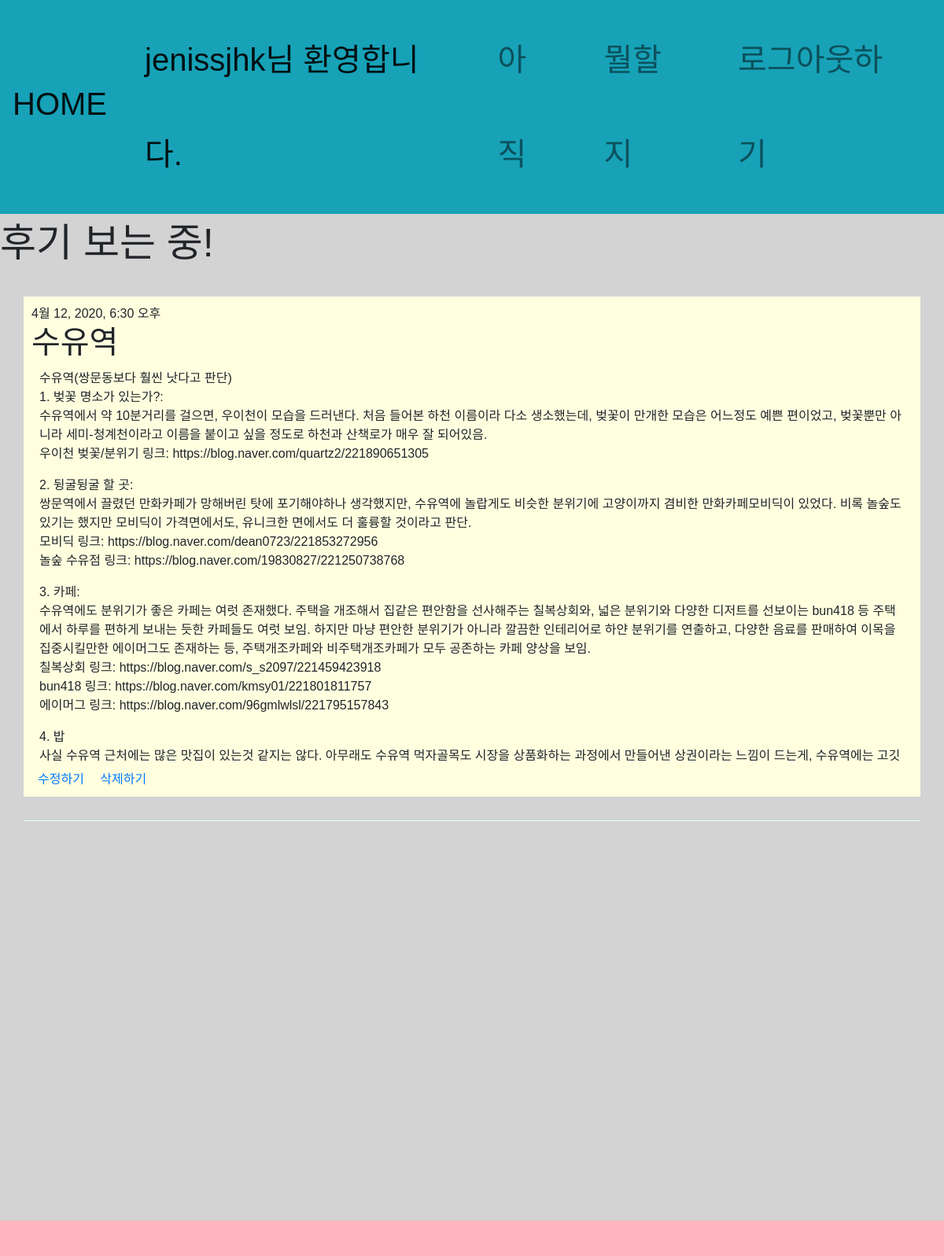
The page /detail/3 (signed in) on the database its author committed.
### travel/models.py (models this page shows)
class Content(models.Model):
    objects = models.Manager()
    title=models.CharField(max_length=200)
    pub_date = models.DateTimeField(default=timezone.now)
    body = models.TextField(default = '')

### travel/views.py (the view)
# urls.py: path('detail/<int:pk>', views.detail, name="detail"),
def detail(request, pk):
    post = get_object_or_404(Content, pk=pk)
    comment_list = Comment.objects.filter(post = post)
    if request.method == "POST":
        comment_form = CommentForm(request.POST)
        if comment_form.is_valid():
            comment = comment_form.save(commit = False)
            comment.created_date = timezone.now()
            comment.post = post
            comment.save()
            return redirect('detail', pk=pk)
    else:
        comment_form = CommentForm()
    return render(request, 'travel/detail.html', {'post': post, 'comment_list': comment_list, 'comment_form': comment_form})

### travel/forms.py
class CommentForm(forms.ModelForm):
    class Meta:
        model = Comment
        fields = ['text']

### travel/templates/travel/detail.html (shortened to what this page needs)
{%extends 'travel/base.html'%}
{%block content%}
{% load static %}
<!DOCTYPE html>
<html lang = "kor">
    <head>
    </head>
    <body>
        <header>
                <p>후기 보는 중!</p>
        </header>
        {%if user.is_authenticated%}
            <div id="form">
                <div class = "posts">
                    {%if post.pub_date%}
                        <div class = "list_date">
                            {{post.pub_date}}
                        </div>
                    {%endif%}
                    <h1>{{post.title}}</h1>
                    <div class="list_body">{{post.body|linebreaks}}</div>
                    <a href="{% url 'edit' pk=post.pk %}" class="px-2">수정하기</a>
                    <a href="{% url 'delete' pk=post.pk%}" class="px-2">삭제하기</a>
                </div>
                <div class = "below_posts">
                    <form method="POST">{%csrf_token%}
                        <input type="text" name="text">
                        <button type="summit">댓글 달기</button>
                    </form>
                    {%for comment in comment_list%}
                        <div class="each">
                            <h5> {{comment.created_date}}</h5>
                            <p>{{comment.text|linebreaks}}</p>
                            <a href="{% url 'delete_comment' pk=post.pk comment_pk=comment.pk %}">댓글 삭제</a><br>
                        </div>
                    {%endfor%}
                </div>
            </div>
        {%else%}
            <div class="warning">
                <h2>로그인 후 이용하실 수 있습니다.</h2>
                <a href="{%url 'login'%}">로그인/가입하기</a>
            </div>
        {%endif%}
        <footer>
            <p>made by <Strong>HIGONY</Strong></p>
        </footer>
    </body>
    {%endblock%}

### travel/templates/travel/base.html (shortened to what this page needs)
{%load static%}
<html>
    <head>
        <link rel="stylesheet" href="https://stackpath.bootstrapcdn.com/bootstrap/4.4.1/css/bootstrap.min.css">
        <link rel="stylesheet" type = "text/css" href = "{% static 'travel/css/home.css'%}"/>
    </head>
    <body>
            <nav class="navbar navbar-expand-lg navbar-light bg-info">
                <a class="navbar-brand" href="{%url 'home'%}"><h1>HOME</h1></a>
                <div class="collapse navbar-collapse justify-content-end" id="navbarNav">
                  <ul class="navbar-nav">
                    {%if user.is_authenticated%}
                    <li class="nav-item px-4 active">
                      <a class="nav-link disabled" href="#">{{user.username}}님 환영합니다.<span class="sr-only">(current)</span></a>
                    </li>
                    {%endif%}
                    <li class="nav-item px-4">
                      <a class="nav-link" href="#">아직</a>
                    </li>
                    <li class="nav-item px-4">
                      <a class="nav-link" href="#">뭘할지</a>
                    </li>
                    {%if user.is_authenticated%}
                    <li class="nav-item px-4">
                      <a class="nav-link" href="{% url 'logout' %}">로그아웃하기</a>
                    </li>
                    {%else%}
                    <li class="nav-item active">
                      <a class="nav-link" href="{% url 'login' %}">로그인/회원가입<span class="sr-only">(current)</span></a>
                    </li>
                    {%endif%}
                  </ul>
                </div>
            </nav>
        {%block content%}
        {%endblock%}
    </body>
</html>

### travel/static/travel/css/home.css (style rules this page uses)
* { box-sizing: border-box; font-family: 'Cafe24Oneprettynight', sans-serif; }
.navbar { line-height: 3.0; font-size: 40px; }
body { background-color: lightgray; }
header p { font-size: 50px; }
#form .posts { background-color: lightyellow; max-height: 800px; margin: 30px; padding: 10px; }
.list_body { margin: 10px; max-height: 500px; overflow: scroll; }
.each { border: 0.5px dotted black; margin: 3px; }
#form .below_posts { background-color: lightcyan; padding: 30px; margin: 30px; }
footer { height: 200px; background-color: lightpink; margin-top: 10px; }
footer p { height: 50px; width: 400px; margin: 0 auto; font-size: 30px; text-align: center; line-height: 200px; }

### rows shown on the page
Content: pub_date "4월 12, 2020, 6:30 오후", title "수유역", body "수유역(쌍문동보다 훨씬 낫다고 판단) 1. 벚꽃 명소가 있는가?: 수유역에서 약 10분거리를 걸으면, 우이천이 모습을 드러낸다. 처음 들어본 하천 이름이라 다소 생소했는데, 벚꽃이 만개한 모습은 어느정도 예쁜 편이었고, 벚꽃뿐만 아니라 세미-청계천이라고 이름을 붙이고 싶을 정도로 하천과 산책로가 매우 잘 되어있음. 우이천 벚꽃/분위기 링크: https://blog.naver.com/quartz2/221890651305 2. 뒹굴뒹굴 할 곳: 쌍문역에서 끌렸던 만화카페가 망해버린 탓에 포기해야하나 생각했지만, 수유역에 놀랍게도 비슷한 분위기에 고양이까지 겸비한 만화카페모비딕이 있었다. 비록 놀숲도 있기는 했지만 모비딕이 가격면에서도, 유니크한 면에서도 더 훌륭할 것이라고 판단. 모비딕 링크: https://blog.naver.com/dean0723/221853272956 놀숲 수유점 링크: https://blog.naver.com/19830827/221250738768 3. 카페: 수유역에도 분위기가 좋은 카페는 여럿 존재했다. 주택을 개조해서 집같은 편안함을 선사해주는 칠복상회와, 넓은 분위기와 다양한 디저트를 선보이는 bun418 등 주택에서 하루를 편하게 보내는 듯한 카페들도 여럿 보임. 하지만 마냥 편안한 분위기가 아니라 깔끔한 인테리어로 하얀 분위기를 연출하고, 다양한 음료를 판매하여 이목을 집중시킬만한 에이머그도 존재하는…"

### other values the page prints
{{ user.username }} "jenissjhk"
